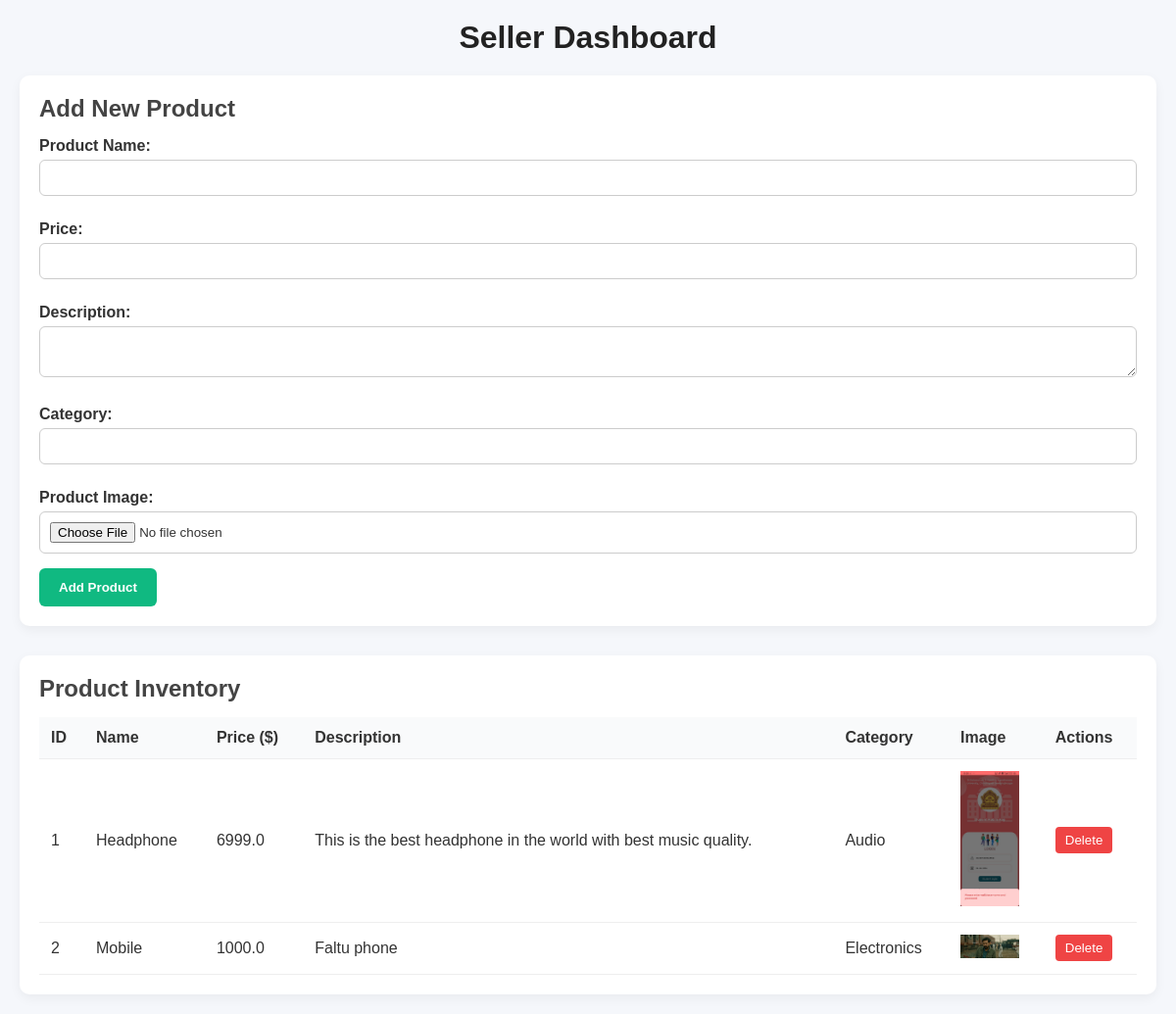
The page /admin on the database its author committed.
### models.py (models this page shows)
class Product(db.Model):
    id = db.Column(db.Integer, primary_key=True)
    name = db.Column(db.String(100), nullable=False)
    category = db.Column(db.String(50), nullable=False)
    price = db.Column(db.Float, nullable=False)
    old_price = db.Column(db.Float)       # <-- new column
    discount = db.Column(db.Float)        # <-- new column
    rating = db.Column(db.Integer)        # <-- new column
    image = db.Column(db.String(200))
    description = db.Column(db.Text)

### routes.py (the view)
        @self.app.route('/admin', methods=['GET'])
        def admin():
            products = Product.query.all()
            return render_template('admin.html', products=products)

### templates/admin.html (shortened to what this page needs)
<!DOCTYPE html>
<html lang="en">
<head>
  <link rel="stylesheet" href="/static/CSS/admin.css">
</head>
<body>
<h1>Seller Dashboard</h1>
<section class="add-product">
  <h2>Add New Product</h2>
  <form id="productForm" action="{{ url_for('add_product') }}" method="POST" enctype="multipart/form-data">
    <label for="productName">Product Name:</label>
    <input type="text" id="productName" name="productName" required>
    <label for="productPrice">Price:</label>
    <input type="number" id="productPrice" name="productPrice" step="0.01" required>
    <label for="productDescription">Description:</label>
    <textarea id="productDescription" name="productDescription"></textarea>
    <label for="productCategory">Category:</label>
    <input type="text" id="productCategory" name="productCategory">
    <label for="productImage">Product Image:</label>
    <input type="file" id="productImage" name="productImage">
    <button type="submit">Add Product</button>
  </form>
</section>
<section class="inventory">
  <h2>Product Inventory</h2>
  <table>
    <thead>
      <tr>
        <th>ID</th>
        <th>Name</th>
        <th>Price ($)</th>
        <th>Description</th>
        <th>Category</th>
        <th>Image</th>
        <th>Actions</th>
      </tr>
    </thead>
    <tbody>
      {% for product in products %}
      <tr>
        <td>{{ product.id }}</td>
        <td>{{ product.name }}</td>
        <td>{{ product.price }}</td>
        <td>{{ product.description }}</td>
        <td>{{ product.category }}</td>
        <td>
          {% if product.image %}
            <img src="{{ url_for('static', filename=product.image) }}" alt="{{ product.name }}" width="60">
          {% endif %}
        </td>
        <td>
          <form action="{{ url_for('delete_product', id=product.id) }}" method="POST" style="display:inline;">
            <button type="submit" class="delete">Delete</button>
          </form>
        </td>
      </tr>
      {% endfor %}
    </tbody>
  </table>
</section>
</body>
</html>

### static/CSS/admin.css (style rules this page uses)
* { margin: 0; padding: 0; box-sizing: border-box; }
body { font-family: 'Poppins', sans-serif; background: #f5f7fb; color: #333; padding: 20px; }
h1 { text-align: center; margin-bottom: 20px; color: #222; }
h2 { margin-bottom: 15px; color: #444; }
.add-product { background: #fff; padding: 20px; border-radius: 10px; margin-bottom: 30px; box-shadow: 0 4px 12px rgba(0,0,0,0.05); }
.add-product form label { display: block; font-weight: 600; margin: 10px 0 5px; }
.add-product form input, .add-product form textarea { width: 100%; padding: 10px; border: 1px solid #ccc; border-radius: 6px; margin-bottom: 15px; }
.add-product form button { padding: 12px 20px; background: #10b981; border: none; border-radius: 6px; color: white; font-weight: 600; cursor: pointer; }
.inventory { background: #fff; padding: 20px; border-radius: 10px; box-shadow: 0 4px 12px rgba(0,0,0,0.05); }
.inventory table { width: 100%; border-collapse: collapse; margin-top: 15px; }
.inventory th, .inventory td { padding: 12px; border-bottom: 1px solid #eee; text-align: left; }
.inventory th { background: #f9fafb; font-weight: 600; }
.inventory button { padding: 6px 10px; border: none; border-radius: 4px; cursor: pointer; }
.inventory .delete { background: #ef4444; color: white; }

### rows shown on the page
Product: id "1", name "Headphone", price "6999.0", description "This is the best headphone in the world with best music quality.", category "Audio", image (picture)
Product: id "2", name "Mobile", price "1000.0", description "Faltu phone", category "Electronics", image (picture)
